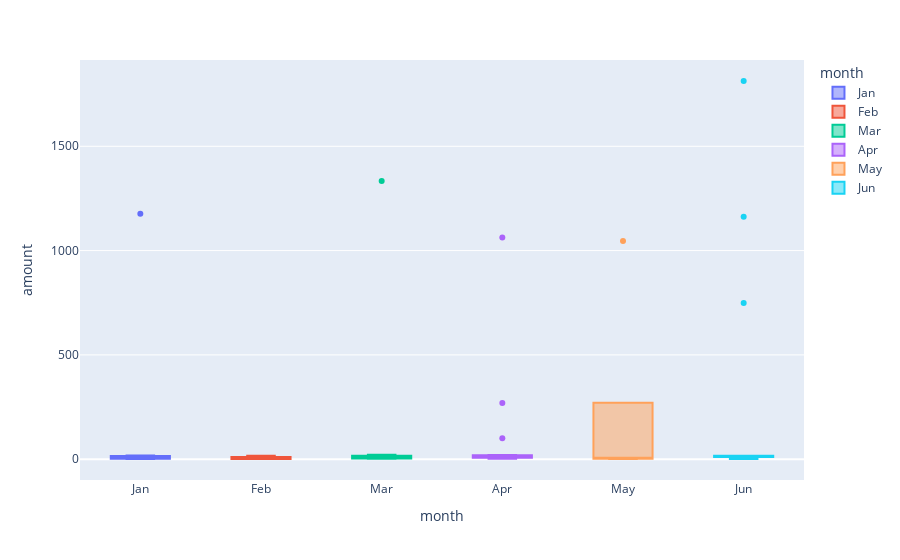

The notebook cell this image was saved under:
### Code cell
# Creating the six box plots using plotly express
px.box(df25, x="month", y="amount", color='month')

### Figure 1 — Plotly figure (JSON) as saved in the notebook; plotly's stock layout.template omitted (floating-point values rounded to 4 significant figures)
{"data": [{"alignmentgroup": "True", "hovertemplate": "month=%{x}<br>amount=%{y}<extra></extra>", "legendgroup": "Jan", "marker": {"color": "#636efa"}, "name": "Jan", "notched": false, "offsetgroup": "Jan", "orientation": "v", "showlegend": true, "type": "box", "x": ["Jan", "Jan", "Jan", "Jan", "Jan", "Jan", "Jan", "Jan", "Jan", "Jan"], "x0": " ", "xaxis": "x", "y": [1.46, 10.74, 2.93, 1.39, 17.84, 1.65, 15.86, 2.22, 1177, 2.75], "y0": " ", "yaxis": "y"}, {"alignmentgroup": "True", "hovertemplate": "month=%{x}<br>amount=%{y}<extra></extra>", "legendgroup": "Feb", "marker": {"color": "#EF553B"}, "name": "Feb", "notched": false, "offsetgroup": "Feb", "orientation": "v", "showlegend": true, "type": "box", "x": ["Feb", "Feb", "Feb", "Feb", "Feb", "Feb", "Feb", "Feb", "Feb", "Feb"], "x0": " ", "xaxis": "x", "y": [10.75, 10.81, 5.97, 3.69, 16.7, 1.26, 2.63, 11.01, 0.91, 1.18], "y0": " ", "yaxis": "y"}, {"alignmentgroup": "True", "hovertemplate": "month=%{x}<br>amount=%{y}<extra></extra>", "legendgroup": "Mar", "marker": {"color": "#00cc96"}, "name": "Mar", "notched": false, "offsetgroup": "Mar", "orientation": "v", "showlegend": true, "type": "box", "x": ["Mar", "Mar", "Mar", "Mar", "Mar", "Mar", "Mar", "Mar", "Mar", "Mar", "Mar", "Mar", "Mar"], "x0": " ", "xaxis": "x", "y": [12.42, 16.58, 1334, 2.88, 2.04, 13.57, 10.1, 1.65, 3.08, 4.2, 2.56, 18.28, 21.04], "y0": " ", "yaxis": "y"}, {"alignmentgroup": "True", "hovertemplate": "month=%{x}<br>amount=%{y}<extra></extra>", "legendgroup": "Apr", "marker": {"color": "#ab63fa"}, "name": "Apr", "notched": false, "offsetgroup": "Apr", "orientation": "v", "showlegend": true, "type": "box", "x": ["Apr", "Apr", "Apr", "Apr", "Apr", "Apr", "Apr", "Apr", "Apr", "Apr", "Apr", "Apr", "Apr", "Apr", "Apr", "Apr"], "x0": " ", "xaxis": "x", "y": [100, 2.62, 7.08, 17.15, 1063, 10.15, 10.06, 269, 10.24, 7.39, 6.01, 20.03, 2.79, 10.02, 15.66, 16.5], "y0": " ", "yaxis": "y"}, {"alignmentgroup": "True", "hovertemplate": "month=%{x}<br>amount=%{y}<extra></extra>", "legendgroup": "May", "marker": {"color": "#FFA15A"}, "name": "May", "notched": false, "offsetgroup": "May", "orientation": "v", "showlegend": true, "type": "box", "x": ["May", "May", "May", "May", "May"], "x0": " ", "xaxis": "x", "y": [1.1, 1046, 12.15, 2.27, 5.97], "y0": " ", "yaxis": "y"}, {"alignmentgroup": "True", "hovertemplate": "month=%{x}<br>amount=%{y}<extra></extra>", "legendgroup": "Jun", "marker": {"color": "#19d3f3"}, "name": "Jun", "notched": false, "offsetgroup": "Jun", "orientation": "v", "showlegend": true, "type": "box", "x": ["Jun", "Jun", "Jun", "Jun", "Jun", "Jun", "Jun", "Jun", "Jun", "Jun", "Jun", "Jun", "Jun", "Jun"], "x0": " ", "xaxis": "x", "y": [1162, 749, 10.69, 11.88, 1.03, 10.15, 11.01, 16.29, 15.98, 1813, 16.61, 11.53, 5.24, 2.27], "y0": " ", "yaxis": "y"}], "layout": {"autosize": true, "boxmode": "overlay", "legend": {"title": {"text": "month"}, "tracegroupgap": 0}, "margin": {"t": 60}, "xaxis": {"anchor": "y", "autorange": true, "categoryarray": ["Jan", "Feb", "Mar", "Apr", "May", "Jun"], "categoryorder": "array", "domain": [0, 1], "range": [-0.5, 5.5], "title": {"text": "month"}, "type": "category"}, "yaxis": {"anchor": "x", "autorange": true, "domain": [0, 1], "range": [-99.76, 1914.0], "title": {"text": "amount"}, "type": "linear"}}}
